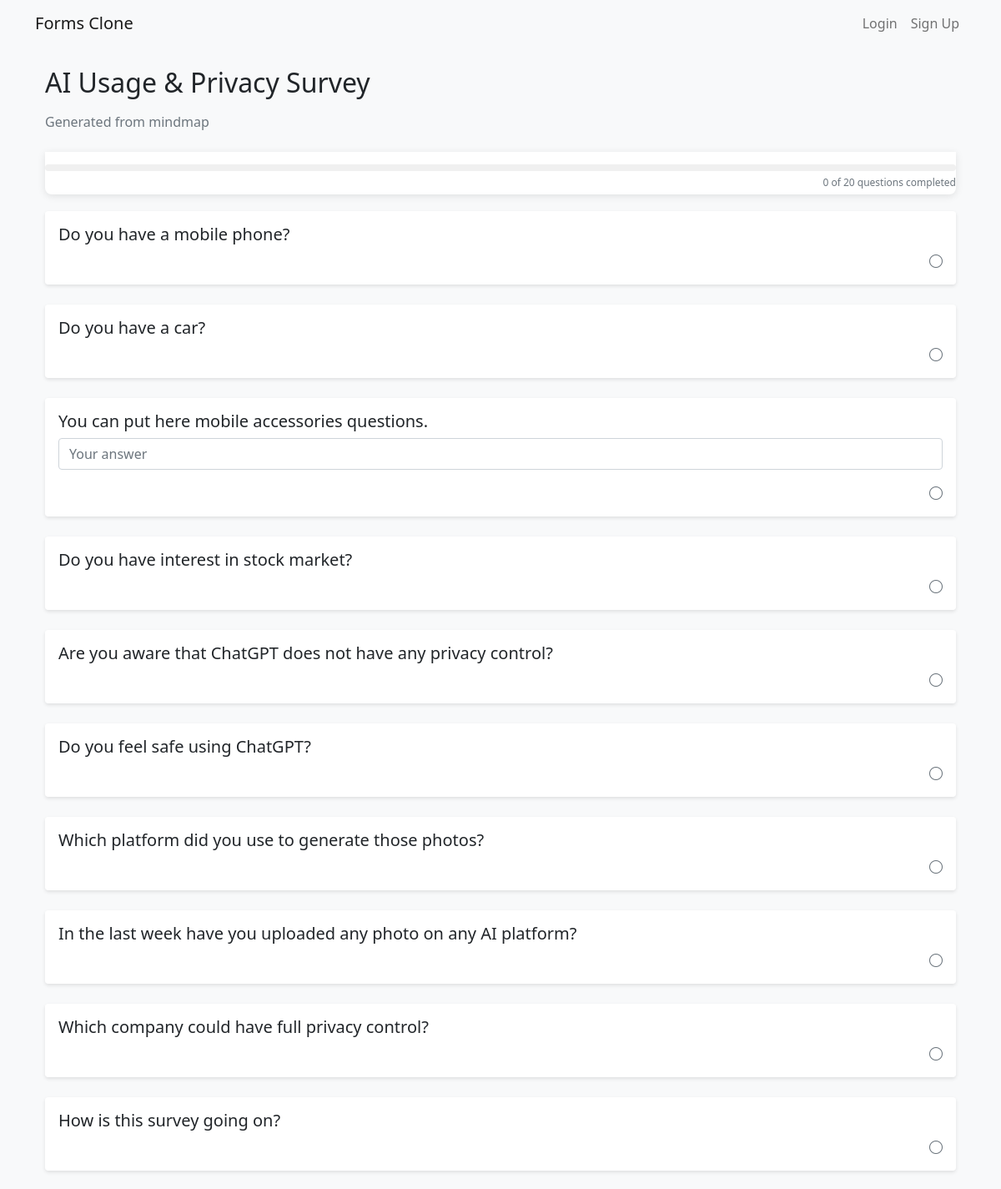
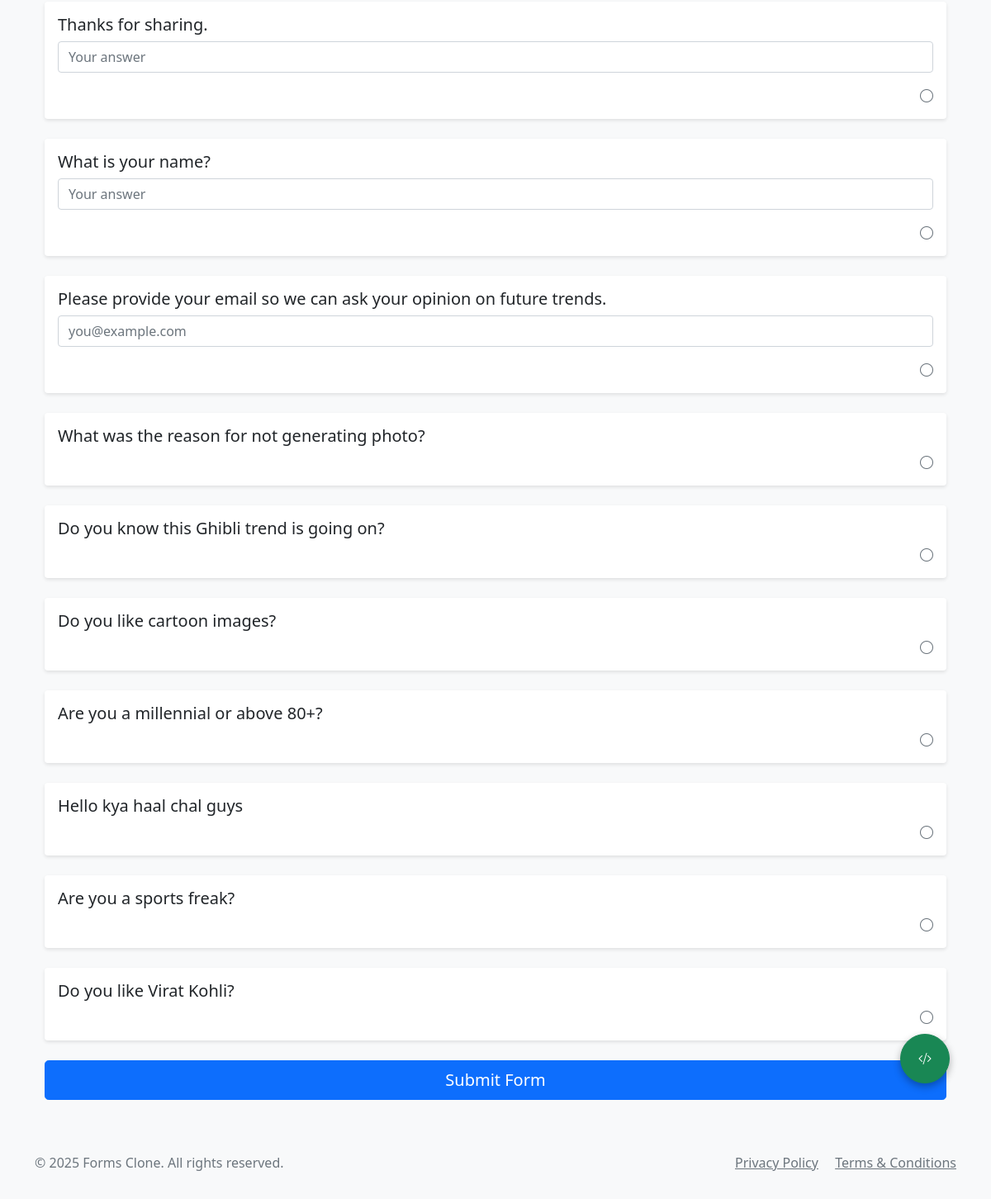
The app's page /form/30 with its own data (2 pictures, top to bottom).
### app.py (models this page shows, shortened)
class Form(db.Model):
    id = db.Column(db.Integer, primary_key=True)
    title = db.Column(db.String(200), nullable=False)
    description = db.Column(db.Text)
    created_at = db.Column(db.DateTime, default=datetime.utcnow)
    user_id = db.Column(db.Integer, db.ForeignKey('user.id', name='fk_form_user'), nullable=False)
    company_id = db.Column(db.Integer, db.ForeignKey('company.id', name='fk_form_company'), nullable=True)
    questions = db.relationship('Question', backref='form', lazy=True, cascade='all, delete-orphan')
    responses = db.relationship('Response', backref='form', lazy=True, cascade='all, delete-orphan')
    is_closed = db.Column(db.Boolean, default=False)  # New field to track if the form is closed/expired
    requires_consent = db.Column(db.Boolean, default=True)  # Require privacy policy and terms consent
    is_quiz = db.Column(db.Boolean, default=False)  # Is this form a quiz?
    passing_score = db.Column(db.Integer, default=0)  # Passing score percentage
    show_score = db.Column(db.Boolean, default=True)  # Whether to show score to respondents

class Question(db.Model):
    id = db.Column(db.Integer, primary_key=True)
    form_id = db.Column(db.Integer, db.ForeignKey('form.id'), nullable=False)
    question_text = db.Column(db.String(500), nullable=False)
    question_type = db.Column(db.String(20), nullable=False)  # text, multiple_choice, checkbox
    options = db.Column(db.Text)  # JSON string for multiple choice/checkbox options
    required = db.Column(db.Boolean, default=False)
    order = db.Column(db.Integer, nullable=False)
    is_quiz_question = db.Column(db.Boolean, default=False)
    correct_answer = db.Column(db.Text, nullable=True)  # JSON string for correct answers
    points = db.Column(db.Integer, default=0)  # Points for correct answer
    feedback = db.Column(db.Text, nullable=True)  # Feedback for the question
    subquestions = relationship('SubQuestion', backref='parent_question', lazy=True,
                               cascade='all, delete-orphan')

### app.py (the view)
@app.route('/form/<int:form_id>')
def view_form(form_id):
    form = Form.query.get_or_404(form_id)
    subquestions = SubQuestion.query.join(Question).filter(Question.form_id == form_id).all()
    for question in form.questions:
        if question.question_type in ['radio', 'multiple_choice']:
            try:
                question.nested_options = json.loads(question.options or '[]')
                if question.nested_options and isinstance(question.nested_options[0], str):
                    question.nested_options = [{"text": opt, "subquestions": []} for opt in question.nested_options]
            except (json.JSONDecodeError, TypeError, IndexError):
                try:
                    raw_options = question.get_options()
                    question.nested_options = [
                        {"text": opt, "subquestions": []}
                        for opt in raw_options if opt
                    ]
                except Exception:
                    question.nested_options = []
    form.questions.sort(key=lambda q: q.order)
    if request.headers.get('X-Forwarded-Proto'):
        proto = request.headers.get('X-Forwarded-Proto')
    else:
        proto = 'https' if request.is_secure else 'http'
    host = request.host
    base_url = f"{proto}://{host}"
    embed_url = f"{base_url}/form/{form.id}/embed?embedded=true"
    iframe_code = f'<iframe src="{embed_url}" width="640" height="382" frameborder="0" marginheight="0" marginwidth="0">Loading…</iframe>'
    return render_template('view_form.html', form=form, subquestions=subquestions,
                          iframe_code=iframe_code, embed_url=embed_url, is_closed=form.is_closed)

### app.py (called while the page is built)
@app.context_processor
def inject_now():
    return {'now': datetime.now()}

@app.context_processor
def inject_csrf_token():
    return {'csrf_token': 'dummy_token'}

### templates/view_form.html (shortened to what this page needs)
{% extends "base.html" %}
{% block extra_css %}
<link rel="stylesheet" href="https://cdn.jsdelivr.net/npm/bootstrap-icons@1.7.2/font/bootstrap-icons.css">
{% endblock %}
{% block content %}
<div class="container mt-4">
  <h2 class="mb-3">{{ form.title }}</h2>
  <p class="text-muted mb-4">{{ form.description or '' }}</p>
  <div class="progress-container">
    <div class="progress">
    </div>
    <div class="progress-text">
      <span id="questions-completed">0</span> of <span id="total-questions">{{ form.questions|length }}</span> questions completed
    </div>
  </div>
  <form id="response-form" method="POST" action="{{ url_for('submit_form', form_id=form.id) }}" {% if is_closed %}class="opacity-75"{% endif %}>
    {% for question in form.questions %}
      <div class="card mb-4 question-card" style="--animation-order: {{ loop.index }}" data-question-id="{{ question.id }}">
        <div class="card-body">
          <h5 class="card-title">{{ question.question_text }}</h5>
          {% if question.question_type == 'text' %}
            <input type="text" class="form-control mb-3 form-input" name="question_{{ question.id }}" placeholder="Your answer" {% if question.required %}required{% endif %} {% if is_closed %}disabled{% endif %}>
          {% elif question.question_type == 'email' %}
            <input type="email" class="form-control mb-3 form-input" name="question_{{ question.id }}" placeholder="you@example.com" {% if question.required %}required{% endif %} {% if is_closed %}disabled{% endif %}>
          {% elif question.question_type == 'number' %}
            <input type="number" class="form-control mb-3 form-input" name="question_{{ question.id }}" placeholder="Enter a number" {% if question.required %}required{% endif %} {% if is_closed %}disabled{% endif %}>
          {% elif question.question_type == 'tel' %}
            <input type="tel" class="form-control mb-3 form-input" name="question_{{ question.id }}" placeholder="Phone number" {% if question.required %}required{% endif %} {% if is_closed %}disabled{% endif %}>
          {% elif question.question_type == 'url' %}
            <input type="url" class="form-control mb-3 form-input" name="question_{{ question.id }}" placeholder="https://example.com" {% if question.required %}required{% endif %} {% if is_closed %}disabled{% endif %}>
          {% elif question.question_type == 'date' %}
            <input type="date" class="form-control mb-3 form-input" name="question_{{ question.id }}" title="{{ question.question_text }}" placeholder="Select date" {% if question.required %}required{% endif %} {% if is_closed %}disabled{% endif %}>
          {% elif question.question_type == 'datetime-local' %}
            <input type="datetime-local" class="form-control mb-3 form-input" name="question_{{ question.id }}" title="{{ question.question_text }}" placeholder="Select date and time" {% if question.required %}required{% endif %} {% if is_closed %}disabled{% endif %}>
          {% elif question.question_type == 'month' %}
            <input type="month" class="form-control mb-3 form-input" name="question_{{ question.id }}" title="{{ question.question_text }}" placeholder="Select month" {% if question.required %}required{% endif %} {% if is_closed %}disabled{% endif %}>
          {% elif question.question_type == 'week' %}
            <input type="week" class="form-control mb-3 form-input" name="question_{{ question.id }}" title="{{ question.question_text }}" placeholder="Select week" {% if question.required %}required{% endif %} {% if is_closed %}disabled{% endif %}>
          {% elif question.question_type == 'time' %}
            <input type="time" class="form-control mb-3 form-input" name="question_{{ question.id }}" title="{{ question.question_text }}" placeholder="Select time" {% if question.required %}required{% endif %} {% if is_closed %}disabled{% endif %}>
          {% elif question.question_type == 'color' %}
            <input type="color" class="form-control mb-3 form-input" name="question_{{ question.id }}" title="{{ question.question_text }}" {% if question.required %}required{% endif %} {% if is_closed %}disabled{% endif %}>
          {% elif question.question_type == 'file' %}
            <input type="file" class="form-control mb-3 form-input" name="question_{{ question.id }}" title="{{ question.question_text }}" aria-label="Upload file" {% if question.required %}required{% endif %} {% if is_closed %}disabled{% endif %}>
          {% endif %}
          <div class="text-end mt-2">
            <span class="question-status-icon text-muted" id="status-{{ question.id }}">
              <i class="bi bi-circle"></i>
            </span>
          </div>
        </div>
      </div>
    {% endfor %}
    <div class="d-grid">
      <button type="submit" class="btn btn-primary btn-lg" {% if is_closed %}disabled{% endif %}>Submit Form</button>
    </div>
  </form>
</div>
<button class="btn btn-success embed-button" id="embedButton" title="Get embed code">
  <i class="bi bi-code-slash"></i>
</button>
{% endblock %}

### static/css/style.css (style rules this page uses)
body { background-color: #f8f9fa; }
.card { box-shadow: 0 2px 4px rgba(0, 0, 0, 0.1); border: none; }
.question-card { transition: all 0.3s ease; }
.card-title { margin-bottom: 0.5rem; font-weight: 500; }

### templates/view_form.html (style rules this page uses)
.container { opacity: 0; animation: fadeIn 0.8s ease-out forwards; }
.card { opacity: 0; animation: slideUp 0.6s ease-out forwards; animation-delay: calc(var(--animation-order, 0) * 0.15s); }
.form-control, .form-select { transition: transform 0.2s ease, box-shadow 0.2s ease; }
.btn-primary { transition: transform 0.2s ease, box-shadow 0.2s ease; }
.progress-container { position: sticky; top: 0; background-color: white; padding: 15px 0 5px; z-index: 1000; box-shadow: 0 2px 10px rgba(0,0,0,0.1); margin-bottom: 20px; border-radius: 0 0 8px 8px; }
.progress { height: 8px; border-radius: 4px; background-color: #f0f0f0; overflow: hidden; }
.progress-text { font-size: 12px; text-align: right; margin-top: 5px; color: #6c757d; }
.embed-button { position: fixed; bottom: 20px; right: 20px; z-index: 1000; border-radius: 50%; width: 60px; height: 60px; display: flex; align-items: center; justify-content: center; box-shadow: 0 4px 10px rgba(0,0,0,0.3); transition: transform 0.3s ease, box-shadow 0.3s ease; }

### records on screen
Form: title "AI Usage & Privacy Survey", description "Generated from mindmap"
Question: question_text "Do you have a mobile phone?"
Question: question_text "Do you have a car?"
Question: question_text "You can put here mobile accessories questions."
Question: question_text "Do you have interest in stock market?"
Question: question_text "Are you aware that ChatGPT does not have any privacy control?"
Question: question_text "Do you feel safe using ChatGPT?"
Question: question_text "Which platform did you use to generate those photos?"
Question: question_text "In the last week have you uploaded any photo on any AI platform?"
Question: question_text "Which company could have full privacy control?"
Question: question_text "How is this survey going on?"
Question: question_text "Thanks for sharing."
Question: question_text "What is your name?"
Question: question_text "Please provide your email so we can ask your opinion on future trends."
Question: question_text "What was the reason for not generating photo?"
Question: question_text "Do you know this Ghibli trend is going on?"
Question: question_text "Do you like cartoon images?"
Question: question_text "Are you a millennial or above 80+?"
Question: question_text "Hello kya haal chal guys"
Question: question_text "Are you a sports freak?"
Question: question_text "Do you like Virat Kohli?"

### other values on screen
{{ moment().format('YYYY') }} "2025"
